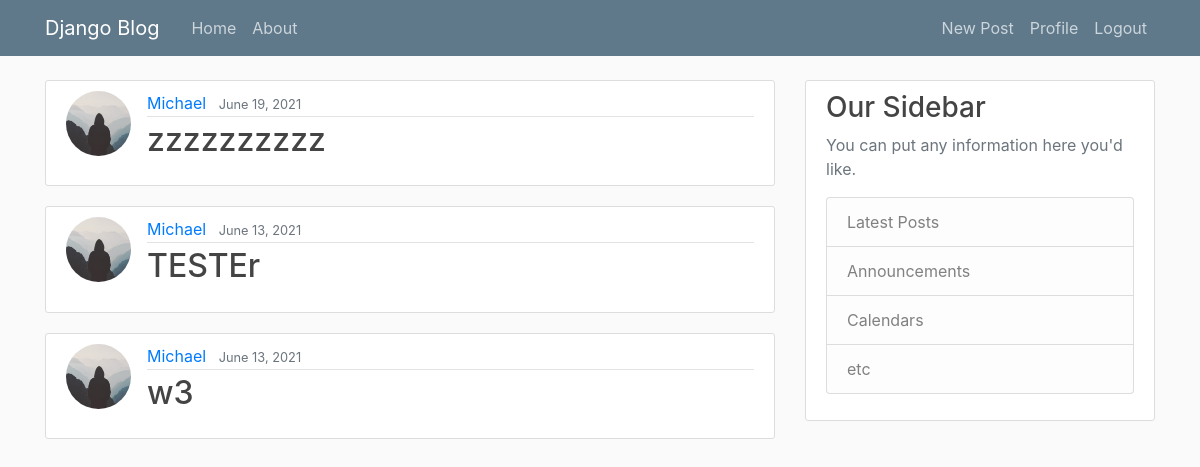
The app's page / (signed in) with its own data.
### app/models.py (models this page shows, shortened)
class Post(models.Model):
    api = models.CharField(max_length=100)
    name = models.CharField(max_length=100, default = "default name")
    name_id = models.CharField(max_length=100, default = "default name_id")
    first_message = models.CharField(max_length=100, default = "hello my friend")
    date_posted = models.DateTimeField(default=timezone.now)
    author = models.ForeignKey(User, on_delete=models.CASCADE)
    running = models.BooleanField(default = False)
    message_pairs = JSONField(default=list)
    objects = PostManager()

### users/models.py (models this page shows, shortened)
class Profile(models.Model):
    user = models.OneToOneField(User, on_delete=models.CASCADE)
    image = models.ImageField(default='default.jpg', upload_to='profile_pics')

### app/views.py (the view)
# urls.py: path('', PostListView.as_view(), name = 'app-home'),
class PostListView(ListView):
    model = Post
    template_name = 'app/home.html'
    context_object_name = 'posts'
    ordering = ['-date_posted']
    paginate_by = 5

### app/templates/app/home.html (shortened to what this page needs)
{% extends "app/base.html"%}
{% block content %}
{% if user.is_authenticated %}
  {% for post in posts %}
    {% if user == post.author %}
    <article class="media content-section">
    <img class ="rounded-circle article-img" src="{{ post.author.profile.image.url }}">
    <div class="media-body">
        <div class="article-metadata">
        <a class="mr-2" href="{% url 'user-posts' post.author.username %}">{{ post.author }}</a>
        <small class="text-muted">{{ post.date_posted|date:"F d, Y" }}</small>
        </div>
        <h2><a class="article-title" href="{% url 'post-detail' post.id %}">{{ post.name }}</a></h2>
    </div>
</article>
    {% endif %}
  {% endfor %}
  {% endif %}
{% endblock content %}

### app/static/app/main.css (style rules this page uses)
body { background: #fafafa; color: #333333; margin-top: 5rem; }
h1, h2, h3, h4, h5, h6 { color: #444444; }
.content-section { background: #ffffff; padding: 10px 20px; border: 1px solid #dddddd; border-radius: 3px; margin-bottom: 20px; }
.article-title { color: #444444; }
.article-img { height: 65px; width: 65px; margin-right: 16px; }
.article-metadata { padding-bottom: 1px; margin-bottom: 4px; border-bottom: 1px solid #e3e3e3 }

### records on screen
Post: author.profile.image (placeholder picture), author "Michael", date_posted "June 19, 2021", name "zzzzzzzzzz"
Post: author.profile.image (placeholder picture), author "Michael", date_posted "June 13, 2021", name "TESTEr"
Post: author.profile.image (placeholder picture), author "Michael", date_posted "June 13, 2021", name "w3"
